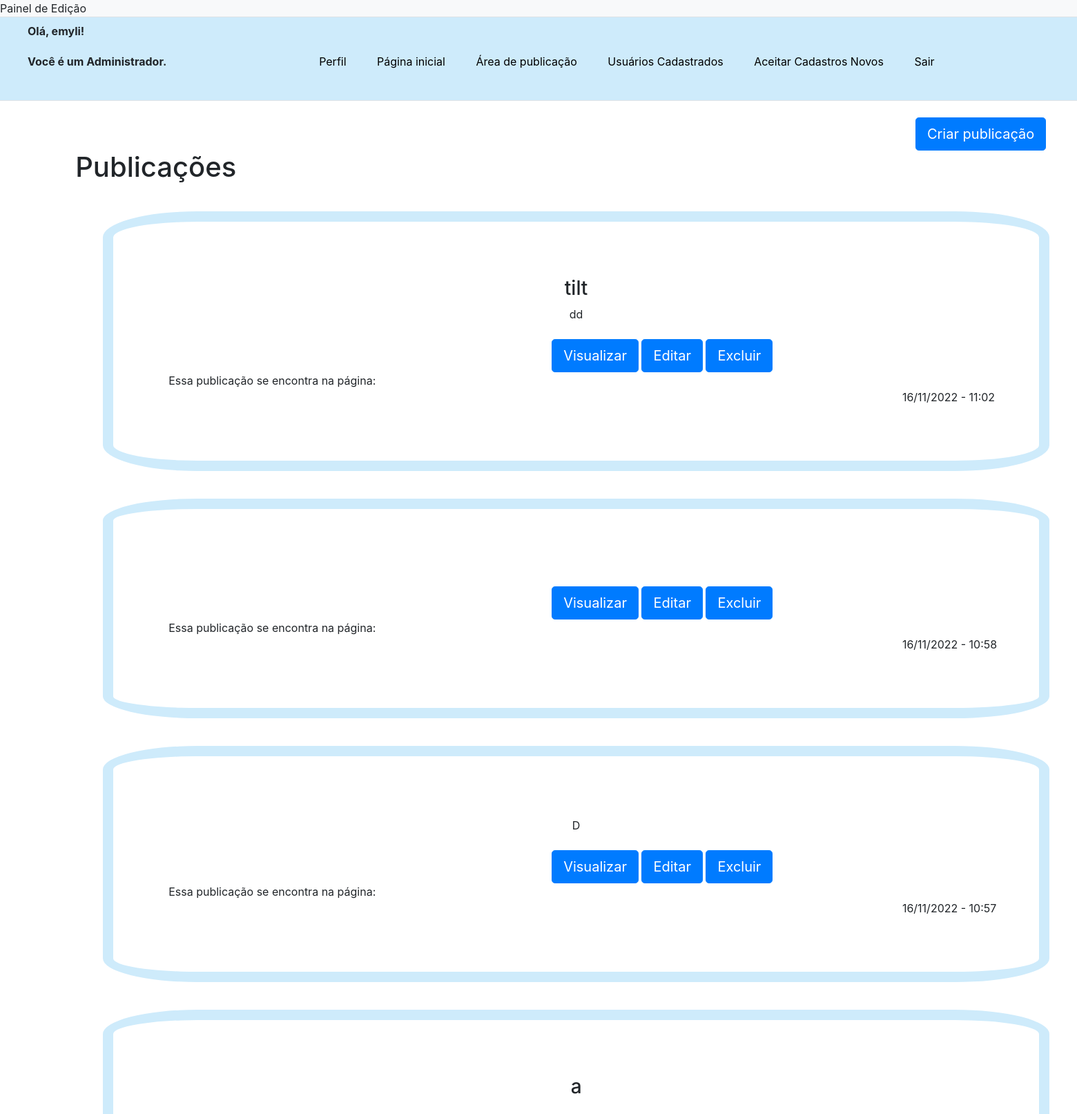
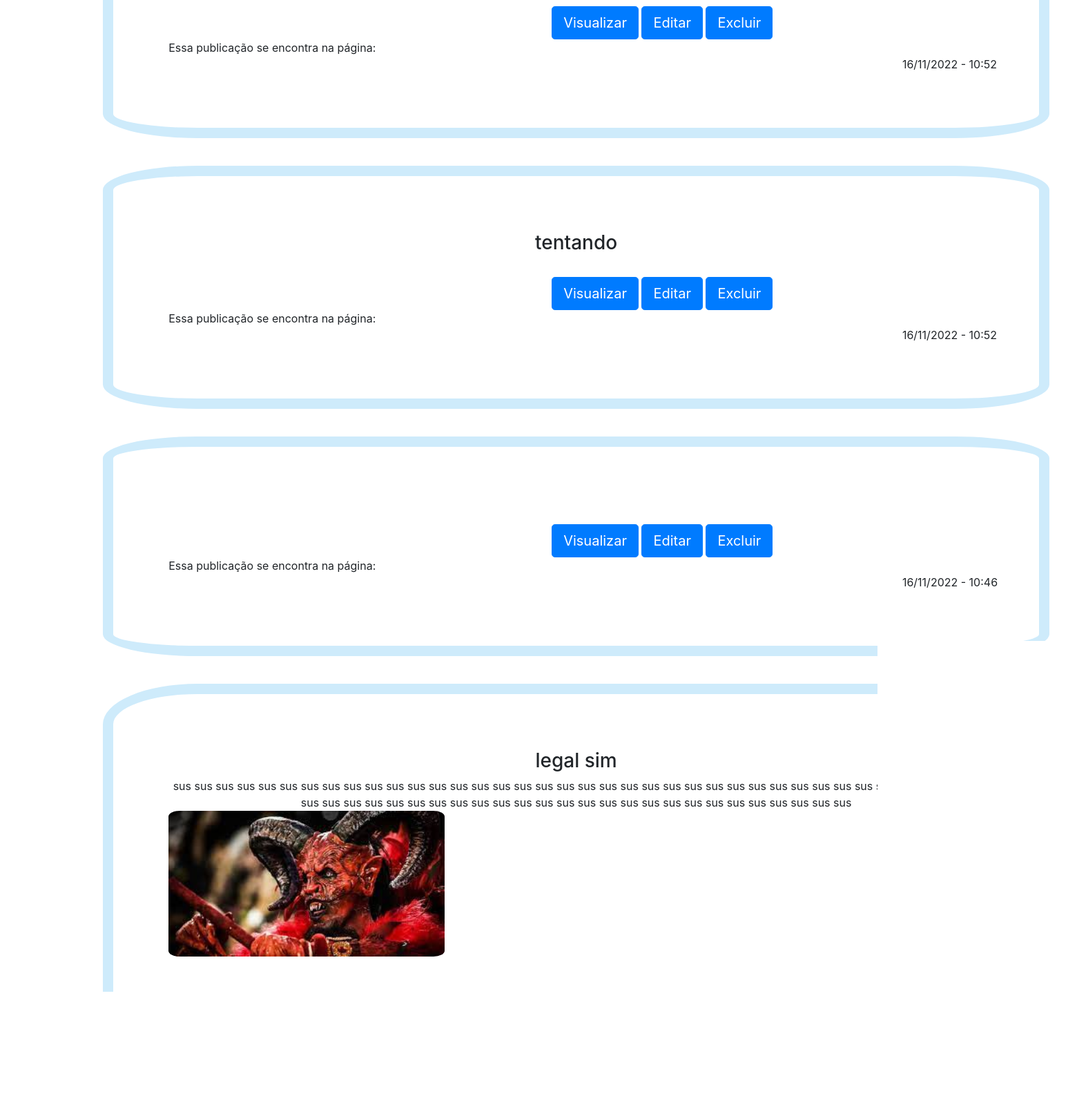
Page /area_publicacao.php (signed in, upper part) on the committed database (2 pictures, top to bottom).
### tables this page shows
CREATE TABLE `publicacao` (
  `cod` int(11) NOT NULL,
  `titulo` varchar(500) NOT NULL,
  `descricao` varchar(10000) NOT NULL,
  `imagem` varchar(200) NOT NULL,
  `data` varchar(100) NOT NULL,
  `hora` varchar(100) NOT NULL,
  `usuario_cod` int(11) NOT NULL,
  `pagina` int(11) NOT NULL
);

### area_publicacao.php (the view, shortened to what this page needs)
<?php
    include('bd/verifica_login.php');
?>
<!DOCTYPE html>
<html lang="pt-br">
    <head>
        <link rel = "stylesheet" href = "css/todaspub.css">
        <link rel = "stylesheet" href = "css/popup.css">
        <link rel="stylesheet" href="https://cdn.jsdelivr.net/npm/bootstrap@4.0.0/dist/css/bootstrap.min.css"
>
    </head>
    <body>
    <div class = "cabeça">
        <nav class="bg-light border-bottom">
            <div class="">
                    Painel de Edição
            </div>
        </nav>
    </div>
    <div class="cor">
    <header class = "py-2 mg-2 border-bottom">
    <nav id = "menu-h">
    <ul>
      <span class = fs-4> <b> Olá, <?php echo $_SESSION['nome'];?>!<br/> </b>
        <?php if($_SESSION['perfil'] == 1){?>
      <b>  Você é um Administrador. </b> </span>
        <?php }?>
            <li>
                <a href = "perfil.php"> Perfil </a>
            </li>
            <li>
                <a href="index.php">Página inicial</a>
            <li>
                <a href="area_publicacao.php">Área de publicação</a>
            </li>
            <?php if($_SESSION['perfil'] == 1){?>
            <li>
                <a href="usuarios_cadastrados.php">Usuários Cadastrados</a>
            </li>
            <?php }?>
            <?php if($_SESSION['perfil'] == 1){?>
            <li>
                <a href="aceitar_cadastro.php">Aceitar Cadastros Novos</a>
            </li>
            <?php }?>
            <li>
            <a href="bd/logout.php">Sair</a>
            </li>
        </ul>
    </nav>
    </header>
    </div> <br/>
        <div class = "button">
        <a href="criar_publicacao.php" class = "w-10 btn btn-lg btn-primary rounded-5">Criar publicação</a>
        </div>
        <div class = "corpo">
            <h1>Publicações</h1>
            <?php
                $selecionar = "SELECT * FROM publicacao ORDER BY cod DESC";
                $resultado = mysqli_query ($conexao, $selecionar);
                while($row_usuario = mysqli_fetch_assoc($resultado)){ ?>
            <div class = "pub">
            <div class = "descricao">
            <?php
                echo "<h3>" . $row_usuario['titulo'] . "</h3>"; ?>
            </div>
                <div class = "descricao">
                <?php
                echo "" . $row_usuario['descricao']; ?>
                </div>
                <?php
                if  ((isset($row_usuario['imagem'])) &&  (!empty($row_usuario['imagem']))){ ?>
                <img src="pedro_macedo/<?php echo $row_usuario['imagem'];?>">  <?php }?>
                    <br/>
                    <div class = "acoes">
                    <a href="vizualizar_publicacao.php?cod=<?php echo $row_usuario['cod'];?>" class = "w-10 btn btn-lg btn-primary rounded-5">
                        Visualizar
                    </a>
                    <a href="editar_publicacao.php?cod=<?php echo $row_usuario['cod'];?>" class = "w-10 btn btn-lg btn-primary rounded-5">
                        Editar
                    </a>
                    <a href="bd/excluir_pub.php?cod=<?php echo $row_usuario['cod'];?>" name ="excluir" class = "w-10 btn btn-lg btn-primary rounded-5">
                        Excluir
                    </a>
                    </div>
                    <div>
                    Essa publicação se encontra na página:
                    </div>
                    <div class = "hora">
                <?php
                echo "" . $row_usuario['data'] . " - " ;
                echo "" . $row_usuario['hora'];
            ?>
                    </div>
            </div>
            <?php
            ;}
            ?>
        </div>
    </body>
</html>

### css/todaspub.css (style rules this page uses)
.cor { background-color: #ceebfb; }
#menu-h { list-style-type: none; padding: 0; background-color: #ceebfb; }
#menu-h li { display: inline; }
#menu-h li a { color: black; display: inline; text-decoration: none; padding: 20px; display: inline-block; transition: background .6s; }
li { position: relative; left: 13%; }
.button { position: relative; left: 85%; }
.corpo { padding-left: 7%; width: 100%; height: 50%; }
.pub { border: 15px solid #ceebfb; border-radius: 10%; padding: 80px; margin: 40px; }
img { width: 400px; border-radius: 4%; }
.descricao { text-align: center; }
.acoes { position: relative; left: 47%; }
.hora { position: relative; left: 90%; }

### rows in the picture
publicacao: titulo "tilt", descricao "dd", data "16/11/2022", hora "11:02"
publicacao: data "16/11/2022", hora "10:58"
publicacao: descricao "D", data "16/11/2022", hora "10:57"
publicacao: titulo "a", data "16/11/2022", hora "10:52"
publicacao: titulo "tentando", data "16/11/2022", hora "10:52"
publicacao: data "16/11/2022", hora "10:46"
publicacao: titulo "legal sim", descricao "sus sus sus sus sus sus sus sus sus sus sus sus sus sus sus sus sus sus sus sus sus sus sus sus sus sus sus sus sus sus sus sus sus sus sus sus sus sus sus sus sus sus sus sus sus sus sus sus sus sus sus sus sus sus sus sus sus sus sus sus sus sus sus sus", imagem (picture)

### other values in the picture
$_SESSION['nome'] "emyli"
